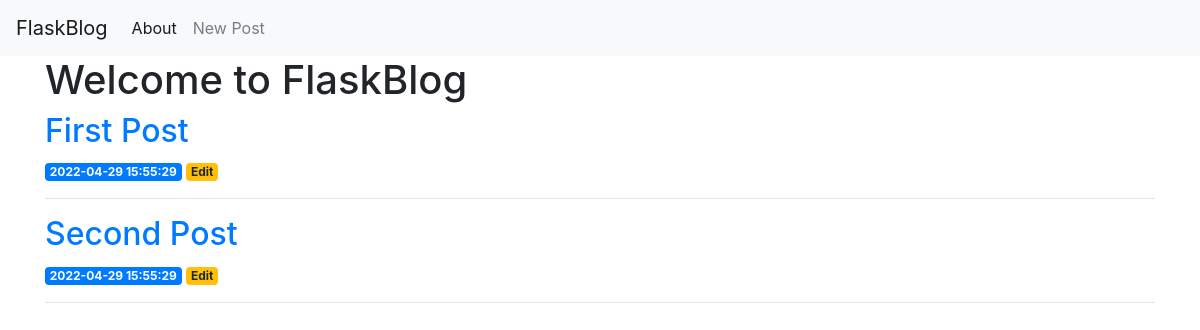
/, run on an earlier commit of the app's database.
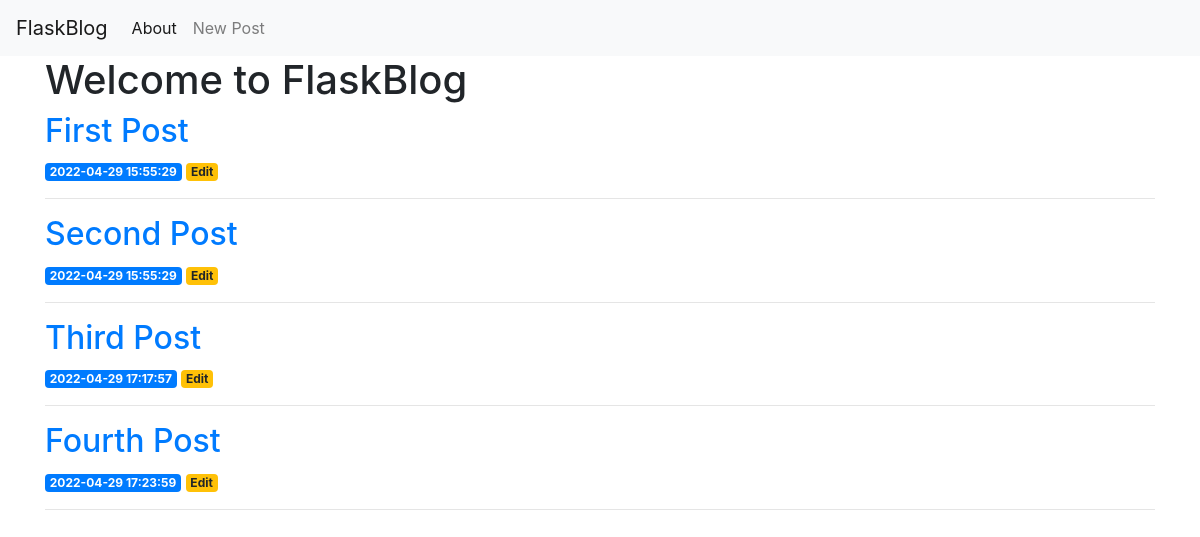
And on a later commit of the database.
### tables this page shows
CREATE TABLE posts (
    id INTEGER PRIMARY KEY AUTOINCREMENT,
    created TIMESTAMP NOT NULL DEFAULT CURRENT_TIMESTAMP,
    title TEXT NOT NULL,
    content TEXT NOT NULL
);

### app.py (the view)
@app.route('/')
def index():
    conn = get_db_connection()
    posts = conn.execute('SELECT * FROM posts').fetchall()
    conn.close()
    return render_template('index.html', posts=posts)

### app.py (called while the page is built)
def get_db_connection():
    conn = sqlite3.connect('database.db')
    conn.row_factory = sqlite3.Row
    return conn

### templates/index.html
{% extends 'base.html' %}
{% block content %}
    <h1>{% block title %} Welcome to FlaskBlog {% endblock %}</h1>
    {% for post in posts %}
        <a href="{{ url_for('post', post_id=post['id']) }}">
            <h2>{{ post['title'] }}</h2>
        </a>
        <span class="badge badge-primary">{{ post['created'] }}</span>
        <a href="{{ url_for('edit', id=post['id']) }}">
            <span class="badge badge-warning">Edit</span>
        </a>
        <hr>
    {% endfor %}
{% endblock %}

What changed in the data, as far as the page shows it:
added posts: title "Third Post", created "2022-04-29 17:17:57"
added posts: title "Fourth Post", created "2022-04-29 17:23:59"
